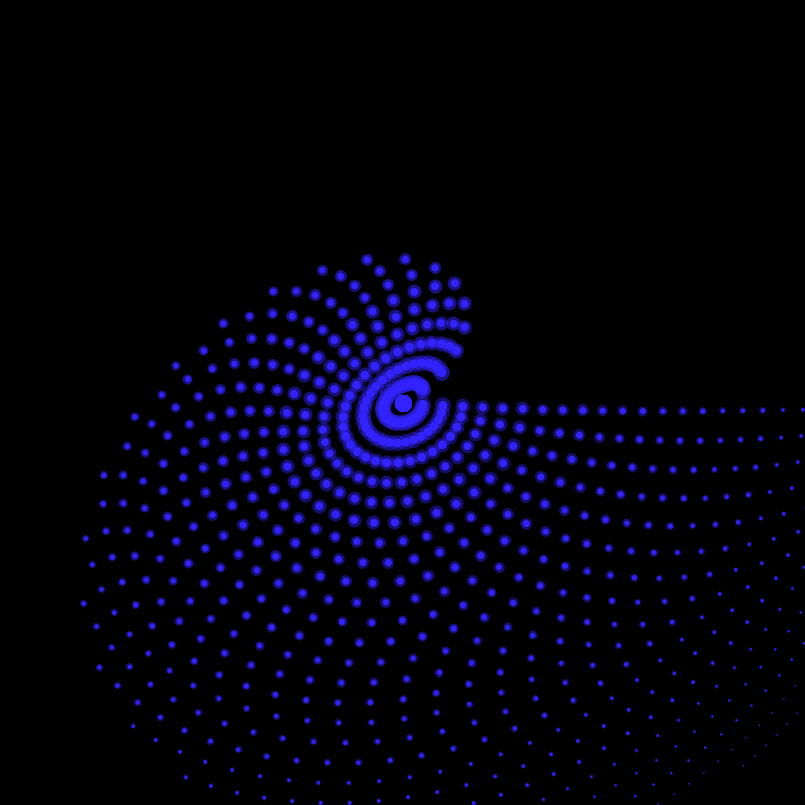
Frame 1 (no input)
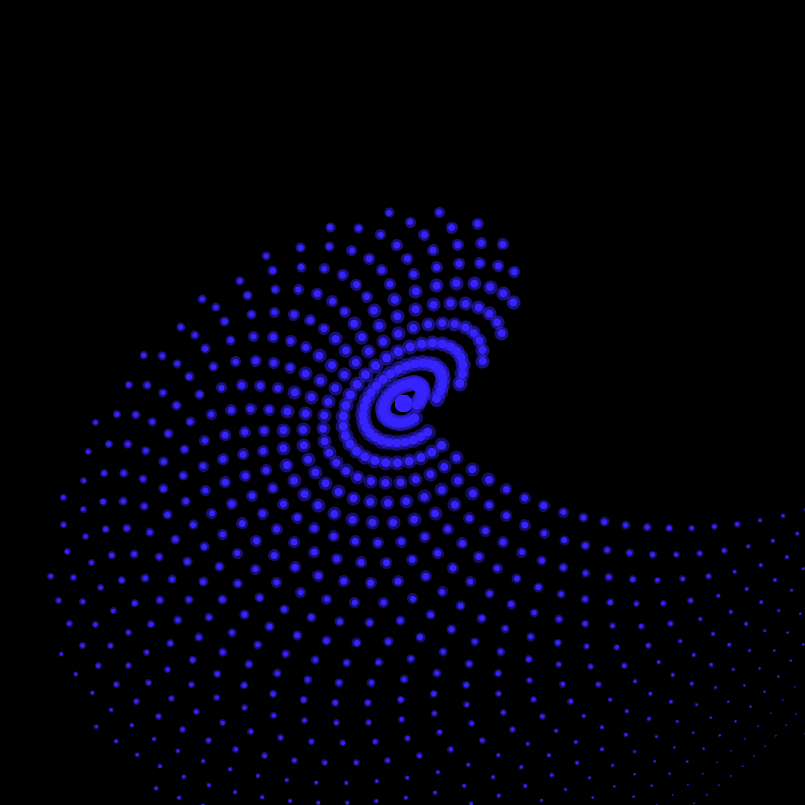
Frame 60 (the mouse pressed at the canvas centre just before this capture)
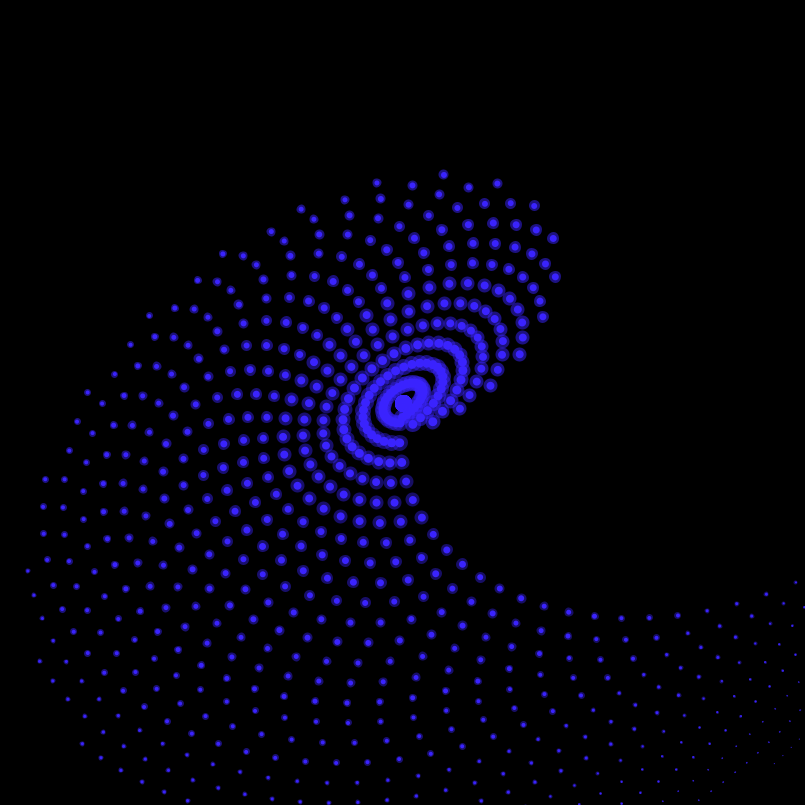
Frame 120 (the mouse held since frame 60 and released just before this capture)

The Processing sketch that drew these frames (run headless with seeded random() and noise(); from frame 60 on, the mouse is pressed at the canvas centre):

// Processing sketch: monad
// ── monad.pde
void setup() {
  size(805, 805);
  background(0);
}

void draw() {
  background(0);
  
  // T
  int s = millis();
  
  // G
  fill(255);
  stroke(255, 255, 255, 100);  
  strokeWeight(4);
  float coef = 0.0015;
  
  for(int f = 0; f<30; f++)
  {
    for(int i = 1; i<31; i++){
      strokeWeight(i/4);
      fill(50 + 205*sin(s*0.00002), 35, 50 + 205*cos(s*2*0.00002), 255);
      stroke(50 + 205*sin(s*0.00002), 35, 50 + 205*cos(s*2*0.00002), 100+f);
      circle(403 + (600-i*20)*cos((sin(s*0.00002)*40000+f*220+i)*coef*i/45), 403 + (600-i*20)*sin((sin(s*0.00002)*40000+f*220+i)*coef*i/50), i/3);
    }
  }
}
